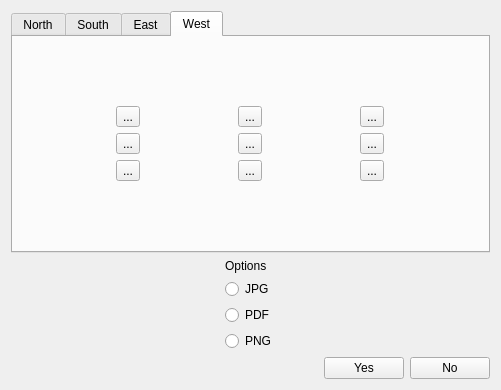
<?xml version="1.0" encoding="UTF-8"?>
<ui version="4.0">
 <class>Dialog</class>
 <widget class="QDialog" name="Dialog">
  <property name="geometry">
   <rect>
    <x>0</x>
    <y>0</y>
    <width>501</width>
    <height>390</height>
   </rect>
  </property>
  <property name="windowTitle">
   <string>Dialog</string>
  </property>
  <layout class="QVBoxLayout" name="verticalLayout">
   <item>
    <widget class="QTabWidget" name="tabWidget">
     <property name="minimumSize">
      <size>
       <width>5</width>
       <height>5</height>
      </size>
     </property>
     <property name="currentIndex">
      <number>3</number>
     </property>
     <widget class="QWidget" name="tab">
      <attribute name="title">
       <string>North</string>
      </attribute>
      <layout class="QVBoxLayout" name="verticalLayout_3">
       <item>
        <widget class="QPushButton" name="pushButton_4">
         <property name="text">
          <string>Red</string>
         </property>
        </widget>
       </item>
       <item>
        <widget class="QPushButton" name="pushButton_3">
         <property name="text">
          <string>Green</string>
         </property>
        </widget>
       </item>
       <item>
        <widget class="QPushButton" name="pushButton_5">
         <property name="text">
          <string>Blue</string>
         </property>
        </widget>
       </item>
      </layout>
     </widget>
     <widget class="QWidget" name="tab_2">
      <attribute name="title">
       <string>South</string>
      </attribute>
      <layout class="QHBoxLayout" name="horizontalLayout_4">
       <item>
        <widget class="QDial" name="dial"/>
       </item>
       <item>
        <widget class="QDial" name="dial_2"/>
       </item>
       <item>
        <widget class="QDial" name="dial_3"/>
       </item>
       <item>
        <widget class="QDial" name="dial_4"/>
       </item>
      </layout>
     </widget>
     <widget class="QWidget" name="tab_3">
      <attribute name="title">
       <string>East</string>
      </attribute>
      <layout class="QHBoxLayout" name="horizontalLayout_5">
       <item>
        <layout class="QGridLayout" name="gridLayout">
         <item row="2" column="0">
          <widget class="QLabel" name="label_4">
           <property name="text">
            <string>Seconds</string>
           </property>
          </widget>
         </item>
         <item row="1" column="0">
          <widget class="QLabel" name="label_3">
           <property name="text">
            <string>Minutes</string>
           </property>
          </widget>
         </item>
         <item row="0" column="0">
          <widget class="QLabel" name="label_2">
           <property name="text">
            <string>Hours</string>
           </property>
          </widget>
         </item>
         <item row="0" column="1">
          <widget class="QLineEdit" name="lineEdit"/>
         </item>
         <item row="1" column="1">
          <widget class="QLineEdit" name="lineEdit_2"/>
         </item>
         <item row="2" column="1">
          <widget class="QLineEdit" name="lineEdit_3"/>
         </item>
        </layout>
       </item>
      </layout>
     </widget>
     <widget class="QWidget" name="tab_4">
      <attribute name="title">
       <string>West</string>
      </attribute>
      <layout class="QVBoxLayout" name="verticalLayout_2">
       <item>
        <layout class="QGridLayout" name="gridLayout_2">
         <item row="1" column="0">
          <widget class="QToolButton" name="toolButton_4">
           <property name="text">
            <string>...</string>
           </property>
          </widget>
         </item>
         <item row="0" column="0">
          <widget class="QToolButton" name="toolButton">
           <property name="text">
            <string>...</string>
           </property>
          </widget>
         </item>
         <item row="0" column="2">
          <widget class="QToolButton" name="toolButton_3">
           <property name="text">
            <string>...</string>
           </property>
          </widget>
         </item>
         <item row="0" column="1">
          <widget class="QToolButton" name="toolButton_2">
           <property name="text">
            <string>...</string>
           </property>
          </widget>
         </item>
         <item row="2" column="0">
          <widget class="QToolButton" name="toolButton_5">
           <property name="text">
            <string>...</string>
           </property>
          </widget>
         </item>
         <item row="1" column="1">
          <widget class="QToolButton" name="toolButton_6">
           <property name="text">
            <string>...</string>
           </property>
          </widget>
         </item>
         <item row="1" column="2">
          <widget class="QToolButton" name="toolButton_7">
           <property name="text">
            <string>...</string>
           </property>
          </widget>
         </item>
         <item row="2" column="2">
          <widget class="QToolButton" name="toolButton_8">
           <property name="text">
            <string>...</string>
           </property>
          </widget>
         </item>
         <item row="2" column="1">
          <widget class="QToolButton" name="toolButton_9">
           <property name="text">
            <string>...</string>
           </property>
          </widget>
         </item>
        </layout>
       </item>
      </layout>
     </widget>
    </widget>
   </item>
   <item>
    <layout class="QHBoxLayout" name="horizontalLayout_3">
     <item>
      <spacer name="horizontalSpacer_2">
       <property name="orientation">
        <enum>Qt::Horizontal</enum>
       </property>
       <property name="sizeHint" stdset="0">
        <size>
         <width>40</width>
         <height>20</height>
        </size>
       </property>
      </spacer>
     </item>
     <item>
      <layout class="QFormLayout" name="formLayout">
       <item row="0" column="0">
        <widget class="QLabel" name="label">
         <property name="text">
          <string>Options</string>
         </property>
        </widget>
       </item>
       <item row="1" column="0">
        <widget class="QRadioButton" name="radioButton">
         <property name="text">
          <string>JPG</string>
         </property>
        </widget>
       </item>
       <item row="2" column="0">
        <widget class="QRadioButton" name="radioButton_2">
         <property name="text">
          <string>PDF</string>
         </property>
        </widget>
       </item>
       <item row="3" column="0">
        <widget class="QRadioButton" name="radioButton_3">
         <property name="text">
          <string>PNG</string>
         </property>
        </widget>
       </item>
      </layout>
     </item>
     <item>
      <spacer name="horizontalSpacer_3">
       <property name="orientation">
        <enum>Qt::Horizontal</enum>
       </property>
       <property name="sizeHint" stdset="0">
        <size>
         <width>40</width>
         <height>20</height>
        </size>
       </property>
      </spacer>
     </item>
    </layout>
   </item>
   <item>
    <layout class="QHBoxLayout" name="horizontalLayout_2">
     <item>
      <spacer name="horizontalSpacer">
       <property name="orientation">
        <enum>Qt::Horizontal</enum>
       </property>
       <property name="sizeHint" stdset="0">
        <size>
         <width>40</width>
         <height>20</height>
        </size>
       </property>
      </spacer>
     </item>
     <item>
      <layout class="QHBoxLayout" name="horizontalLayout">
       <item>
        <widget class="QPushButton" name="pushButton_2">
         <property name="text">
          <string>Yes</string>
         </property>
        </widget>
       </item>
       <item>
        <widget class="QPushButton" name="pushButton">
         <property name="text">
          <string>No</string>
         </property>
        </widget>
       </item>
      </layout>
     </item>
    </layout>
   </item>
  </layout>
 </widget>
 <layoutdefault spacing="6" margin="11"/>
 <resources/>
 <connections/>
</ui>
